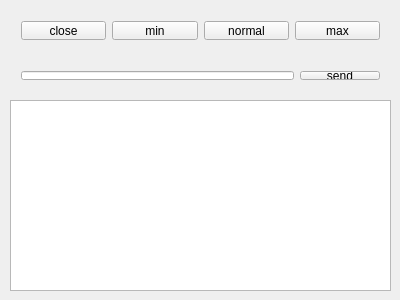
<?xml version="1.0" encoding="UTF-8"?>
<ui version="4.0">
 <class>Widget</class>
 <widget class="QWidget" name="Widget">
  <property name="geometry">
   <rect>
    <x>0</x>
    <y>0</y>
    <width>400</width>
    <height>300</height>
   </rect>
  </property>
  <property name="windowTitle">
   <string>Widget</string>
  </property>
  <widget class="QWidget" name="horizontalLayoutWidget">
   <property name="geometry">
    <rect>
     <x>10</x>
     <y>10</y>
     <width>381</width>
     <height>41</height>
    </rect>
   </property>
   <layout class="QHBoxLayout" name="horizontalLayout">
    <item>
     <widget class="QPushButton" name="pushButton">
      <property name="text">
       <string>close</string>
      </property>
     </widget>
    </item>
    <item>
     <widget class="QPushButton" name="pushButton_2">
      <property name="text">
       <string>min</string>
      </property>
     </widget>
    </item>
    <item>
     <widget class="QPushButton" name="pushButton_3">
      <property name="text">
       <string>normal</string>
      </property>
     </widget>
    </item>
    <item>
     <widget class="QPushButton" name="pushButton_4">
      <property name="text">
       <string>max</string>
      </property>
     </widget>
    </item>
   </layout>
  </widget>
  <widget class="QWidget" name="horizontalLayoutWidget_2">
   <property name="geometry">
    <rect>
     <x>10</x>
     <y>60</y>
     <width>381</width>
     <height>31</height>
    </rect>
   </property>
   <layout class="QHBoxLayout" name="horizontalLayout_2">
    <item>
     <widget class="QLineEdit" name="lineEdit"/>
    </item>
    <item>
     <widget class="QPushButton" name="pushButton_5">
      <property name="text">
       <string>send</string>
      </property>
     </widget>
    </item>
   </layout>
  </widget>
  <widget class="QTextBrowser" name="textBrowser">
   <property name="geometry">
    <rect>
     <x>10</x>
     <y>100</y>
     <width>381</width>
     <height>191</height>
    </rect>
   </property>
  </widget>
 </widget>
 <layoutdefault spacing="6" margin="11"/>
 <resources/>
 <connections/>
</ui>
